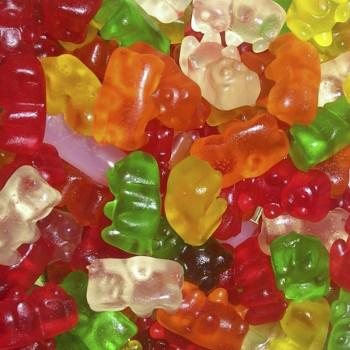
#> input picture wk1/exercise_00_python_test/bears.jpg, 350 x 350 px
$ jupyter execute python_test.ipynb
#> lines starting #> are read from the running program, lines starting #| are printed output that depends on the picture
**Imaging Processing in Physics: Tutorial 00**
*Julia Herzen, Klaus Achternhold, Clemens Schmid, Manuel Schultheiss*
*4.11.2020*

## Using `numpy`, `scipy` and `matplotlib`

The goal of this notebook is just to verify that Python is installed correctly: that you can load and plot an image successfully using the Python libraries `numpy` (for n-dimensional array manipulations), scipy (for image processing) and matplotlib (for matlab-like plotting and visualization).

We import the packages at the very beginning of the notebook.

[cell 1]
import numpy as np
import matplotlib.pyplot as plt
import scipy.ndimage as nd

Use `plt.imread` to read in "bears.jpg" as a numpy array. Check the shape and show it.

[cell 2]
img = plt.imread("bears.jpg")
#> img is the input picture: shape (350, 350, 3); mean R, G, B 162.4, 98.7, 53.9
print(img.shape)
#| (350, 350, 3)

plt.figure(1)
plt.imshow(img)

It is an RBG image with shape (y, x, color). To select the red channel, select the 0th index along the last axis. Show the red channel as a B/W image.

[cell 3]
img_red = img[:, :, 0]
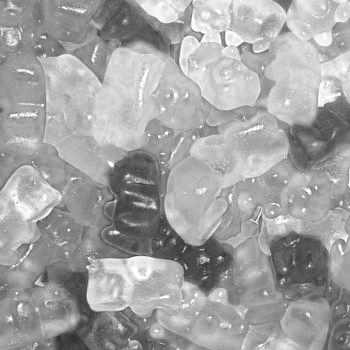
#> img_red: shape (350, 350); min 45, max 255, mean 162.4

plt.figure(2)
plt.imshow(img_red, cmap="gray")
plt.colorbar()
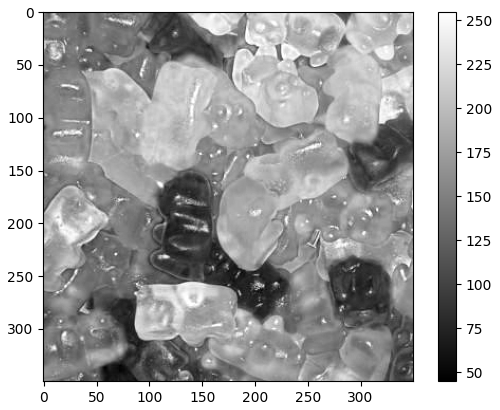
#> figure drawn by matplotlib, 2 panels

Use a gaussian filter from `scipy.ndimage` to smoothen the red channel.

[cell 4]
img_gauss = nd.gaussian_filter(img_red, 3.0)
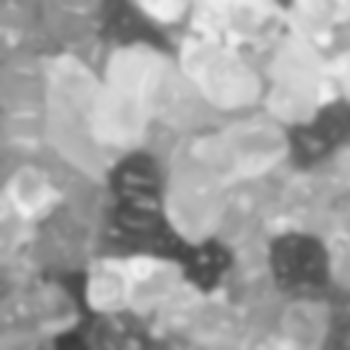
#> img_gauss: shape (350, 350); min 56, max 241, mean 161.4

plt.figure(3)
plt.imshow(img_gauss, cmap="gray")
plt.colorbar()
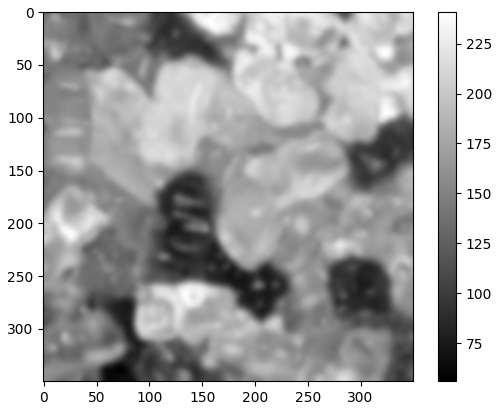
#> figure drawn by matplotlib, 2 panels
